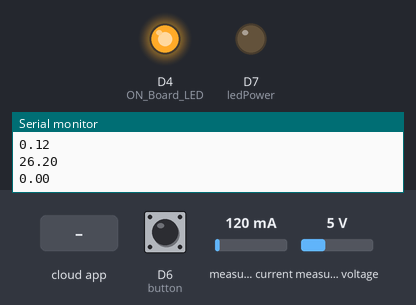
Simulated run of this sketch. Board: ESP8266 (NodeMCU). On the bench: output pins drawn as LEDs (lit = HIGH), the last lines printed to the serial monitor. The test bench sets the inputs (shaded band); at power-on: D6 (button) HIGH, measured current 120 mA, measured voltage 5 V. WiFi joins after 1.5 s; servers stay silent unless stated; network time is answered at once with the bench clock; the local clock reads 2024-03-15 10:24:30 at power-on unless the sketch sets it; the Firebase database answers and starts empty.

Above: at 3.7 s.
3.8 s: the phone or cloud app sets red to 1
At 5.0 s:
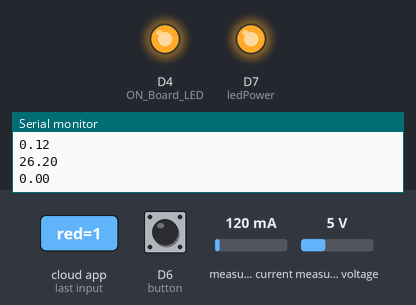
7.9 s: the phone or cloud app sets red to 0
At 8.4 s:
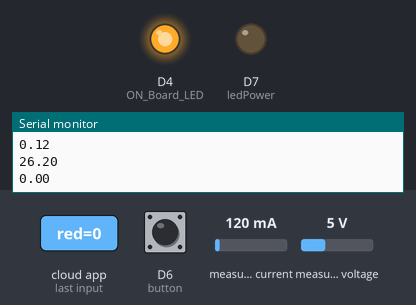
Timing chart, 0 to 10.9 s (numbered marks = the images above; inputs shaded):
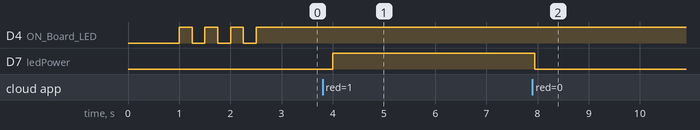

The sketch:

energy_meter.ino
```cpp
#include <ESP8266WiFi.h>
#include <FirebaseESP8266.h>
#define FIREBASE_HOST "garbage-3d535-default-rtdb.firebaseio.com"
#define FIREBASE_AUTH "02g2yXRKl9g1phkylqJCbelBh2ls11PGU8ENCgmp"
#include <NTPClient.h>
#include <WiFiUdp.h>
#include <WiFiClientSecure.h>
#include <SoftwareSerial.h>
#include <PZEM004T.h>
int button= 12;
FirebaseData firebaseData;
PZEM004T pzem(D1,D2);  // RX,TX (D2, D1) on NodeMCU
IPAddress ip(192,168,1,1);
int ledPower = D7;
#define ON_Board_LED 2
const char* ssid = "harshank";

const char* password = "10203040";
const char* host = "script.google.com";
const char* host1 = "maker.ifttt.com";     //IFTTT channel address
int buttonState = HIGH;
const int httpsPort = 443;
WiFiUDP ntpUDP;
NTPClient timeClient(ntpUDP, "pool.ntp.org");
WiFiClientSecure client;
String GAS_ID = "AKfycbwNhcVRs0VeDj_aQXmfKcF5vb1-t3rb-45shxn_-wO8MP9LOlvtqo80bvUY_ep3izfR9g";
//Week Days
String weekDays[7]={"Sunday", "Monday", "Tuesday", "Wednesday", "Thursday", "Friday", "Saturday"};

//Month names
String months[12]={"January", "February", "March", "April", "May", "June", "July", "August", "September", "October", "November", "December"};

void setup() {
  Serial.begin(115200);
  delay(500);
  pzem.setAddress(ip);
  delay(500);
  WiFi.begin(ssid, password);
  Serial.println("");
  pinMode(ON_Board_LED,OUTPUT);
  digitalWrite(ON_Board_LED, HIGH);
  Serial.print("Connecting");
  while (WiFi.status() != WL_CONNECTED) {
    Serial.print(".");
    digitalWrite(ON_Board_LED, HIGH);
    delay(250);
    digitalWrite(ON_Board_LED, LOW);
    delay(250);
}
   pinMode(button, INPUT);
   digitalWrite(ON_Board_LED, HIGH);
  Serial.println("");
  Serial.print("Successfully connected to : ");
  Serial.println(ssid);
  Serial.print("IP address: ");
  Firebase.begin(FIREBASE_HOST, FIREBASE_AUTH);   // connect to firebase
  Firebase.reconnectWiFi(true);
  pinMode(ledPower, OUTPUT);
  //Firebase.reconnectWiFi(true);
  Serial.println(WiFi.localIP());
  Serial.println();
  client.setInsecure();
  timeClient.begin();
  timeClient.setTimeOffset(19800);
}
int value = 0;
void loop() {

  timeClient.update();

  unsigned long epochTime = timeClient.getEpochTime();
  String formattedTime = timeClient.getFormattedTime();
  int currentHour = timeClient.getHours();
  int currentMinute = timeClient.getMinutes();
  int currentSecond = timeClient.getSeconds();

 String weekDay = weekDays[timeClient.getDay()];
 struct tm *ptm = gmtime ((time_t *)&epochTime);
int monthDay = ptm->tm_mday;
int currentMonth = ptm->tm_mon+1;
String currentMonthName = months[currentMonth-1];
int currentYear = ptm->tm_year+1900;

if (Firebase.getInt(firebaseData, "/red")) {
    if  (firebaseData.dataType() == "int") {
      int val = firebaseData.intData();
      if(val == 1){
    digitalWrite(ledPower, HIGH);
     Serial.println("cled");
  } else {
    digitalWrite(ledPower, LOW);
     Serial.println("conned");
  }

    }
  }


   int v = pzem.voltage(ip);
  if(v >= 0.0){ Serial.println(v); }

  float i = pzem.current(ip);
  if(i >= 0.0){ Serial.println(i); }

  float tem = pzem.power(ip);
  if(tem >= 0.0){ Serial.println(tem); }

  float hum = pzem.energy(ip);
  if(hum >= 0.0){ Serial.println(hum); }

  Firebase.setInt(firebaseData, "/voltage", v);
  Firebase.setInt(firebaseData, "/current", i);
  Firebase.setInt(firebaseData, "/watt", tem);
  Firebase.setInt(firebaseData, "/watthours", hum);

  if ((currentSecond == 2 || currentSecond == 3 || currentSecond == 4 || currentSecond == 5 || currentSecond == 6 || currentSecond == 7 || currentSecond == 8 ) && (currentMinute == 20)) {
  //if (currentMinute == 38) {
    //   if (currentSecond == 2) {
sendData(tem, hum);
delay (1000);
Serial.print(formattedTime);


}


buttonState = digitalRead(button);

    if (buttonState == LOW) {                     //button is pulled down to ground via 10k resistor

       if (value == 0){

         WiFi.disconnect();

        Serial.println("Button Pressed");

       WiFi.begin(ssid, password); // connecting to wifi

       while (WiFi.status() != WL_CONNECTED) {

        Serial.println("Conencting");

       delay(500);

       }


       WiFiClient client;

       const int httpPort = 80;

       if (!client.connect(host1, httpPort)) {

        Serial.println("Weak Network");

       return;

       }

       // We now create a URI for the request

       String url = "/trigger/energymeter/json/with/key/eoUnOGRNKaaXryMP30kZp_X7sW92r4QhSCpagNY0wia";   //our link to trigger the event with special key and event name


       // This will send the request to the server

       client.print(String("GET ") + url + " HTTP/1.1\r\n" + "Host: " + host1 + "\r\n" + "Connection: close\r\n\r\n");  // GET request


       value = 1;

       delay(5000);


       }

    }

    else{

    value = 0;

    delay(500);

    }

}


void sendData(float tem, float hum) {
  Serial.println("==========");
  Serial.print("connecting to ");
  Serial.println(host);


  if (!client.connect(host, httpsPort)) {
    Serial.println("connection failed");
    return;
  }
  //String string_temperature =  String(tem);
  String string_temperature =  String(tem, DEC);
  String string_humidity =  String(hum, DEC);
  String url = "/macros/s/" + GAS_ID + "/exec?temperature=" + string_temperature + "&humidity=" + string_humidity;
  Serial.print("requesting URL: ");
  Serial.println(url);

  client.print(String("GET ") + url + " HTTP/1.1\r\n" +
         "Host: " + host + "\r\n" +
         "User-Agent: BuildFailureDetectorESP8266\r\n" +
         "Connection: close\r\n\r\n");

  Serial.println("request sent");


  while (client.connected()) {
    String line = client.readStringUntil('\n');
    if (line == "\r") {
      Serial.println("headers received");
      break;
    }
  }
  String line = client.readStringUntil('\n');
  if (line.startsWith("{\"state\":\"success\"")) {
    Serial.println("esp8266/Arduino CI successfull!");
  } else {
    Serial.println("esp8266/Arduino CI has failed");
  }
  Serial.print("reply was : ");
  Serial.println(line);
  Serial.println("closing connection");
  Serial.println("==========");
  Serial.println();

}
```

Measured:
- after the input at 3.8 s, D7 (ledPower): LOW → HIGH after 0.20 s
- after the input at 7.9 s, D7 (ledPower): HIGH → LOW at once
